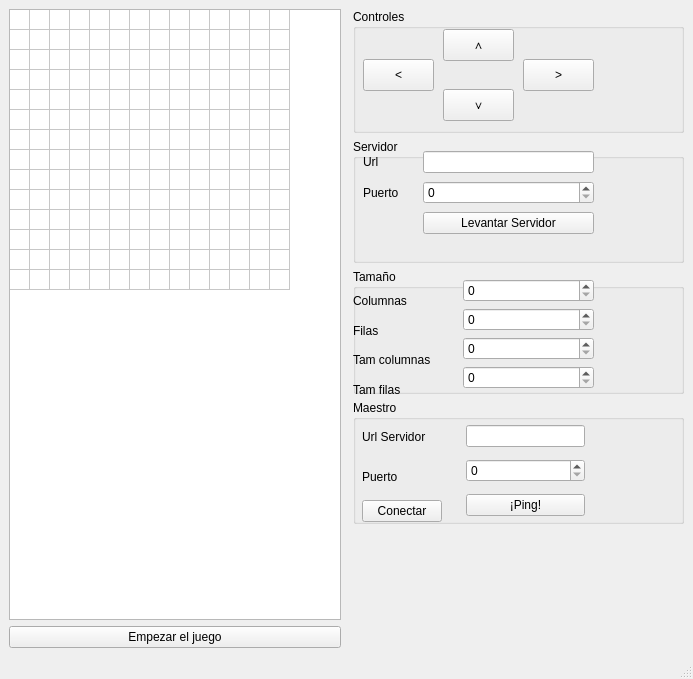
<?xml version="1.0" encoding="UTF-8"?>
<ui version="4.0">
 <class>MainWindow</class>
 <widget class="QMainWindow" name="MainWindow">
  <property name="windowModality">
   <enum>Qt::WindowModal</enum>
  </property>
  <property name="geometry">
   <rect>
    <x>0</x>
    <y>0</y>
    <width>693</width>
    <height>679</height>
   </rect>
  </property>
  <property name="sizePolicy">
   <sizepolicy hsizetype="Expanding" vsizetype="Expanding">
    <horstretch>0</horstretch>
    <verstretch>0</verstretch>
   </sizepolicy>
  </property>
  <property name="windowTitle">
   <string>MainWindow</string>
  </property>
  <widget class="QWidget" name="centralwidget">
   <property name="sizePolicy">
    <sizepolicy hsizetype="Expanding" vsizetype="Maximum">
     <horstretch>0</horstretch>
     <verstretch>0</verstretch>
    </sizepolicy>
   </property>
   <layout class="QGridLayout" name="gridLayout">
    <item row="0" column="0">
     <widget class="QWidget" name="widget" native="true">
      <property name="sizePolicy">
       <sizepolicy hsizetype="Expanding" vsizetype="Ignored">
        <horstretch>0</horstretch>
        <verstretch>0</verstretch>
       </sizepolicy>
      </property>
      <layout class="QGridLayout" name="gridLayout_2">
       <property name="margin">
        <number>0</number>
       </property>
       <property name="horizontalSpacing">
        <number>-1</number>
       </property>
       <item row="2" column="0">
        <widget class="QPushButton" name="BotonJuego">
         <property name="sizePolicy">
          <sizepolicy hsizetype="Expanding" vsizetype="Fixed">
           <horstretch>0</horstretch>
           <verstretch>0</verstretch>
          </sizepolicy>
         </property>
         <property name="minimumSize">
          <size>
           <width>10</width>
           <height>10</height>
          </size>
         </property>
         <property name="text">
          <string>Empezar el juego</string>
         </property>
         <property name="checkable">
          <bool>false</bool>
         </property>
         <property name="checked">
          <bool>false</bool>
         </property>
         <property name="autoRepeat">
          <bool>false</bool>
         </property>
         <property name="autoDefault">
          <bool>false</bool>
         </property>
        </widget>
       </item>
       <item row="0" column="0">
        <widget class="QTableWidget" name="Tablero">
         <property name="enabled">
          <bool>true</bool>
         </property>
         <property name="sizePolicy">
          <sizepolicy hsizetype="Expanding" vsizetype="Expanding">
           <horstretch>0</horstretch>
           <verstretch>0</verstretch>
          </sizepolicy>
         </property>
         <property name="baseSize">
          <size>
           <width>14</width>
           <height>25</height>
          </size>
         </property>
         <property name="verticalScrollBarPolicy">
          <enum>Qt::ScrollBarAlwaysOff</enum>
         </property>
         <property name="autoScroll">
          <bool>true</bool>
         </property>
         <property name="autoScrollMargin">
          <number>0</number>
         </property>
         <property name="alternatingRowColors">
          <bool>false</bool>
         </property>
         <property name="selectionMode">
          <enum>QAbstractItemView::MultiSelection</enum>
         </property>
         <property name="textElideMode">
          <enum>Qt::ElideLeft</enum>
         </property>
         <property name="verticalScrollMode">
          <enum>QAbstractItemView::ScrollPerItem</enum>
         </property>
         <property name="showGrid">
          <bool>true</bool>
         </property>
         <property name="sortingEnabled">
          <bool>false</bool>
         </property>
         <property name="wordWrap">
          <bool>false</bool>
         </property>
         <property name="cornerButtonEnabled">
          <bool>false</bool>
         </property>
         <property name="rowCount">
          <number>14</number>
         </property>
         <property name="columnCount">
          <number>14</number>
         </property>
         <attribute name="horizontalHeaderVisible">
          <bool>false</bool>
         </attribute>
         <attribute name="horizontalHeaderCascadingSectionResizes">
          <bool>true</bool>
         </attribute>
         <attribute name="horizontalHeaderDefaultSectionSize">
          <number>20</number>
         </attribute>
         <attribute name="horizontalHeaderHighlightSections">
          <bool>false</bool>
         </attribute>
         <attribute name="horizontalHeaderMinimumSectionSize">
          <number>2</number>
         </attribute>
         <attribute name="horizontalHeaderShowSortIndicator" stdset="0">
          <bool>false</bool>
         </attribute>
         <attribute name="horizontalHeaderStretchLastSection">
          <bool>false</bool>
         </attribute>
         <attribute name="verticalHeaderVisible">
          <bool>false</bool>
         </attribute>
         <attribute name="verticalHeaderCascadingSectionResizes">
          <bool>false</bool>
         </attribute>
         <attribute name="verticalHeaderDefaultSectionSize">
          <number>20</number>
         </attribute>
         <attribute name="verticalHeaderHighlightSections">
          <bool>false</bool>
         </attribute>
         <attribute name="verticalHeaderShowSortIndicator" stdset="0">
          <bool>false</bool>
         </attribute>
         <attribute name="verticalHeaderStretchLastSection">
          <bool>false</bool>
         </attribute>
         <row/>
         <row/>
         <row/>
         <row/>
         <row/>
         <row/>
         <row/>
         <row/>
         <row/>
         <row/>
         <row/>
         <row/>
         <row/>
         <row/>
         <column/>
         <column/>
         <column/>
         <column/>
         <column/>
         <column/>
         <column/>
         <column/>
         <column/>
         <column/>
         <column/>
         <column/>
         <column/>
         <column/>
        </widget>
       </item>
      </layout>
     </widget>
    </item>
    <item row="0" column="3">
     <widget class="QWidget" name="widget_2" native="true">
      <property name="sizePolicy">
       <sizepolicy hsizetype="Fixed" vsizetype="Preferred">
        <horstretch>0</horstretch>
        <verstretch>0</verstretch>
       </sizepolicy>
      </property>
     </widget>
    </item>
    <item row="0" column="4">
     <widget class="QWidget" name="widget_3" native="true">
      <property name="sizePolicy">
       <sizepolicy hsizetype="Minimum" vsizetype="Ignored">
        <horstretch>0</horstretch>
        <verstretch>0</verstretch>
       </sizepolicy>
      </property>
      <property name="minimumSize">
       <size>
        <width>0</width>
        <height>0</height>
       </size>
      </property>
      <property name="maximumSize">
       <size>
        <width>16777215</width>
        <height>16777215</height>
       </size>
      </property>
      <property name="sizeIncrement">
       <size>
        <width>0</width>
        <height>0</height>
       </size>
      </property>
      <layout class="QVBoxLayout" name="verticalLayout">
       <property name="sizeConstraint">
        <enum>QLayout::SetDefaultConstraint</enum>
       </property>
       <property name="margin">
        <number>0</number>
       </property>
       <item>
        <widget class="QGroupBox" name="Controles">
         <property name="enabled">
          <bool>true</bool>
         </property>
         <property name="sizePolicy">
          <sizepolicy hsizetype="Preferred" vsizetype="Expanding">
           <horstretch>0</horstretch>
           <verstretch>0</verstretch>
          </sizepolicy>
         </property>
         <property name="mouseTracking">
          <bool>false</bool>
         </property>
         <property name="autoFillBackground">
          <bool>false</bool>
         </property>
         <property name="title">
          <string>Controles</string>
         </property>
         <widget class="QPushButton" name="FlechaArriba">
          <property name="geometry">
           <rect>
            <x>90</x>
            <y>20</y>
            <width>71</width>
            <height>32</height>
           </rect>
          </property>
          <property name="text">
           <string>∧</string>
          </property>
         </widget>
         <widget class="QPushButton" name="FlechaAbajo">
          <property name="geometry">
           <rect>
            <x>90</x>
            <y>80</y>
            <width>71</width>
            <height>32</height>
           </rect>
          </property>
          <property name="text">
           <string>∨</string>
          </property>
         </widget>
         <widget class="QPushButton" name="FlechaIzquierda">
          <property name="geometry">
           <rect>
            <x>10</x>
            <y>50</y>
            <width>71</width>
            <height>32</height>
           </rect>
          </property>
          <property name="text">
           <string>&lt;</string>
          </property>
         </widget>
         <widget class="QPushButton" name="FechaDerecha">
          <property name="geometry">
           <rect>
            <x>170</x>
            <y>50</y>
            <width>71</width>
            <height>32</height>
           </rect>
          </property>
          <property name="text">
           <string>&gt;</string>
          </property>
         </widget>
        </widget>
       </item>
       <item>
        <widget class="QGroupBox" name="Servidor">
         <property name="sizePolicy">
          <sizepolicy hsizetype="MinimumExpanding" vsizetype="Expanding">
           <horstretch>0</horstretch>
           <verstretch>0</verstretch>
          </sizepolicy>
         </property>
         <property name="title">
          <string>Servidor</string>
         </property>
         <widget class="QWidget" name="widget_7" native="true">
          <property name="geometry">
           <rect>
            <x>10</x>
            <y>10</y>
            <width>65</width>
            <height>87</height>
           </rect>
          </property>
          <layout class="QVBoxLayout" name="verticalLayout_5">
           <item>
            <widget class="QLabel" name="label_3">
             <property name="text">
              <string>Url</string>
             </property>
            </widget>
           </item>
           <item>
            <widget class="QLabel" name="label_4">
             <property name="text">
              <string>Puerto</string>
             </property>
            </widget>
           </item>
           <item>
            <widget class="QLabel" name="label_5">
             <property name="text">
              <string/>
             </property>
            </widget>
           </item>
          </layout>
         </widget>
         <widget class="QWidget" name="widget_8" native="true">
          <property name="geometry">
           <rect>
            <x>70</x>
            <y>10</y>
            <width>171</width>
            <height>87</height>
           </rect>
          </property>
          <layout class="QVBoxLayout" name="verticalLayout_6">
           <item>
            <widget class="QLineEdit" name="lineEdit_2"/>
           </item>
           <item>
            <widget class="QSpinBox" name="spinBox"/>
           </item>
           <item>
            <widget class="QPushButton" name="pushButton_3">
             <property name="text">
              <string>Levantar Servidor</string>
             </property>
            </widget>
           </item>
          </layout>
         </widget>
         <zorder>widget_7</zorder>
         <zorder>widget_8</zorder>
         <zorder>Controles</zorder>
        </widget>
       </item>
       <item>
        <widget class="QGroupBox" name="Tam">
         <property name="sizePolicy">
          <sizepolicy hsizetype="Expanding" vsizetype="Expanding">
           <horstretch>0</horstretch>
           <verstretch>0</verstretch>
          </sizepolicy>
         </property>
         <property name="title">
          <string>Tamaño</string>
         </property>
         <widget class="QWidget" name="widget_11" native="true">
          <property name="geometry">
           <rect>
            <x>110</x>
            <y>10</y>
            <width>131</width>
            <height>112</height>
           </rect>
          </property>
          <layout class="QVBoxLayout" name="verticalLayout_8">
           <item>
            <widget class="QSpinBox" name="spinBox_3"/>
           </item>
           <item>
            <widget class="QSpinBox" name="spinBox_6"/>
           </item>
           <item>
            <widget class="QSpinBox" name="spinBox_5"/>
           </item>
           <item>
            <widget class="QSpinBox" name="spinBox_4"/>
           </item>
          </layout>
         </widget>
         <widget class="QWidget" name="widget_10" native="true">
          <property name="geometry">
           <rect>
            <x>0</x>
            <y>20</y>
            <width>112</width>
            <height>112</height>
           </rect>
          </property>
          <layout class="QVBoxLayout" name="verticalLayout_7">
           <item>
            <widget class="QLabel" name="label_6">
             <property name="text">
              <string>Columnas</string>
             </property>
            </widget>
           </item>
           <item>
            <widget class="QLabel" name="label_7">
             <property name="text">
              <string>Filas</string>
             </property>
            </widget>
           </item>
           <item>
            <widget class="QLabel" name="label_8">
             <property name="text">
              <string>Tam columnas</string>
             </property>
            </widget>
           </item>
           <item>
            <widget class="QLabel" name="label_9">
             <property name="text">
              <string>Tam filas</string>
             </property>
            </widget>
           </item>
          </layout>
         </widget>
        </widget>
       </item>
       <item>
        <widget class="QGroupBox" name="Maestro">
         <property name="enabled">
          <bool>true</bool>
         </property>
         <property name="sizePolicy">
          <sizepolicy hsizetype="Minimum" vsizetype="Expanding">
           <horstretch>0</horstretch>
           <verstretch>0</verstretch>
          </sizepolicy>
         </property>
         <property name="minimumSize">
          <size>
           <width>20</width>
           <height>40</height>
          </size>
         </property>
         <property name="title">
          <string>Maestro</string>
         </property>
         <widget class="QWidget" name="widget_6" native="true">
          <property name="geometry">
           <rect>
            <x>0</x>
            <y>10</y>
            <width>241</width>
            <height>121</height>
           </rect>
          </property>
          <layout class="QHBoxLayout" name="horizontalLayout">
           <item>
            <widget class="QWidget" name="widget_4" native="true">
             <layout class="QVBoxLayout" name="verticalLayout_3">
              <item>
               <widget class="QLabel" name="label">
                <property name="text">
                 <string>Url Servidor</string>
                </property>
               </widget>
              </item>
              <item>
               <widget class="QLabel" name="label_2">
                <property name="text">
                 <string>Puerto</string>
                </property>
               </widget>
              </item>
              <item>
               <widget class="QPushButton" name="pushButton">
                <property name="text">
                 <string>Conectar</string>
                </property>
               </widget>
              </item>
             </layout>
            </widget>
           </item>
           <item>
            <widget class="QWidget" name="widget_5" native="true">
             <layout class="QVBoxLayout" name="verticalLayout_4">
              <item>
               <widget class="QLineEdit" name="lineEdit"/>
              </item>
              <item>
               <widget class="QSpinBox" name="spinBox_2"/>
              </item>
              <item>
               <widget class="QPushButton" name="pushButton_2">
                <property name="text">
                 <string>¡Ping!</string>
                </property>
               </widget>
              </item>
             </layout>
            </widget>
           </item>
          </layout>
         </widget>
        </widget>
       </item>
       <item>
        <spacer name="verticalSpacer">
         <property name="orientation">
          <enum>Qt::Vertical</enum>
         </property>
         <property name="sizeHint" stdset="0">
          <size>
           <width>20</width>
           <height>40</height>
          </size>
         </property>
        </spacer>
       </item>
      </layout>
     </widget>
    </item>
   </layout>
  </widget>
  <widget class="QMenuBar" name="menubar">
   <property name="geometry">
    <rect>
     <x>0</x>
     <y>0</y>
     <width>693</width>
     <height>22</height>
    </rect>
   </property>
  </widget>
  <widget class="QStatusBar" name="statusbar"/>
 </widget>
 <resources/>
 <connections/>
</ui>
